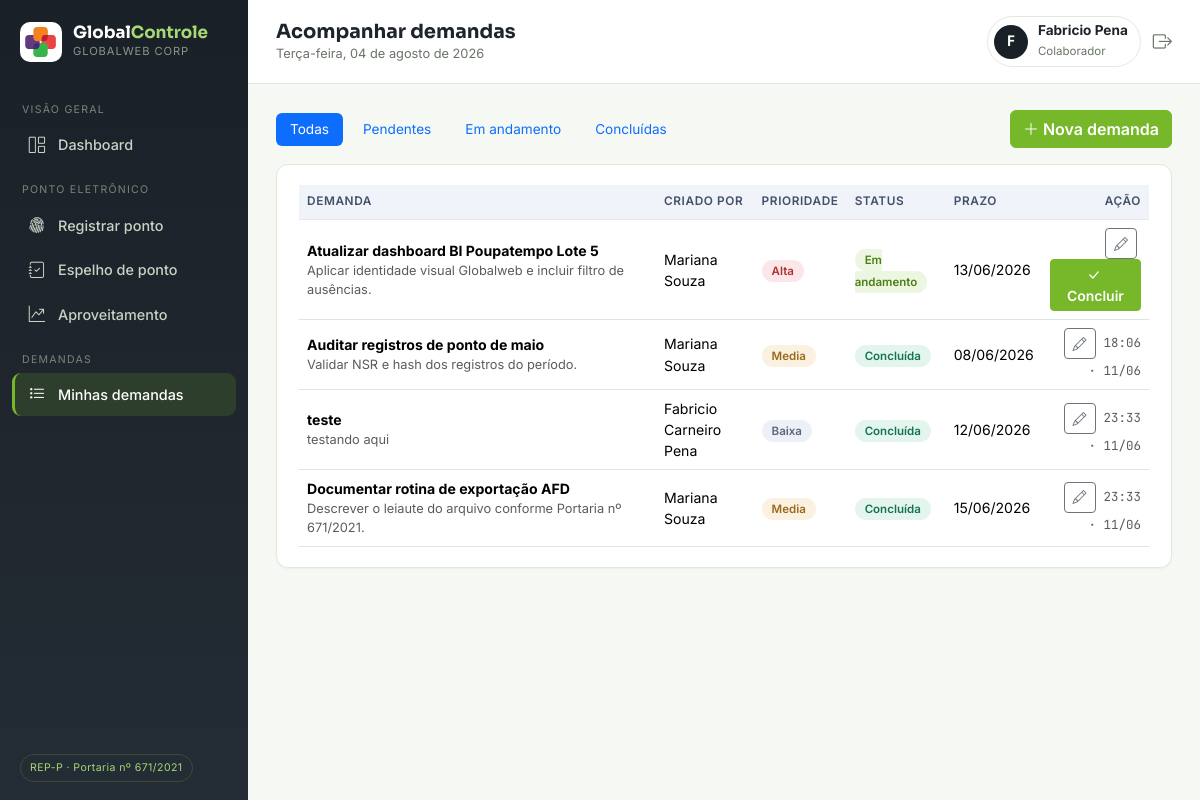
Screenshot of /demandas (signed in) with the database file from the repository.
### tables this page shows
CREATE TABLE DBUsuario (
    id_usuario    INTEGER PRIMARY KEY AUTOINCREMENT,
    nome          VARCHAR(150) NOT NULL,
    email         VARCHAR(150) NOT NULL UNIQUE,
    cpf           VARCHAR(14)  NOT NULL,
    senha         VARCHAR(255) NOT NULL,
    perfil        VARCHAR(20)  NOT NULL CHECK (perfil IN ('colaborador','gestor','admin')),
    ativo         BOOLEAN      NOT NULL DEFAULT 1,
    data_cadastro DATETIME     NOT NULL DEFAULT CURRENT_TIMESTAMP
);

CREATE TABLE DBDemanda (
    id_demanda     INTEGER PRIMARY KEY AUTOINCREMENT,
    titulo         VARCHAR(200) NOT NULL,
    descricao      TEXT,
    prioridade     VARCHAR(10)  NOT NULL CHECK (prioridade IN ('baixa','media','alta')),
    status         VARCHAR(20)  NOT NULL DEFAULT 'pendente'
                   CHECK (status IN ('pendente','andamento','concluida')),
    prazo          DATE,
    id_responsavel INTEGER NOT NULL REFERENCES DBUsuario(id_usuario),
    id_criador      INTEGER NOT NULL REFERENCES DBUsuario(id_usuario),
    data_criacao   DATETIME NOT NULL DEFAULT CURRENT_TIMESTAMP,
    data_conclusao DATETIME
);

### app.py (the view, shortened to what this page needs)
@app.route('/demandas', methods=['GET', 'POST'])
@login_obrigatorio()
def demandas():
    db = get_db()
    uid = session['uid']
    filtro = request.args.get('status', 'todas')
    sql = ('SELECT d.*, g.nome AS criador FROM DBDemanda d '
           'JOIN DBUsuario g ON g.id_usuario=d.id_criador WHERE d.id_responsavel=?')
    args = [uid]
    if filtro != 'todas':
        sql += ' AND d.status=?'
        args.append(filtro)
    sql += " ORDER BY CASE d.status WHEN 'pendente' THEN 0 WHEN 'andamento' THEN 1 ELSE 2 END, d.prazo"
    return render_template('acompanhar_demandas.html',
                           demandas=db.execute(sql, args).fetchall(), filtro=filtro)

### app.py (called while the page is built)
def get_db():
    if 'db' not in g:
        g.db = sqlite3.connect(DB_PATH)
        g.db.row_factory = sqlite3.Row
        g.db.execute('PRAGMA foreign_keys = ON')
    return g.db

def login_obrigatorio(perfis=None):
    def deco(f):
        @wraps(f)
        def wrapper(*a, **kw):
            if 'uid' not in session:
                return redirect(url_for('login'))
            if perfis and session.get('perfil') not in perfis:
                flash('Acesso restrito ao seu perfil.', 'warning')
                return redirect(url_for('dashboard'))
            return f(*a, **kw)
        return wrapper
    return deco

@app.context_processor
def inject_globais():
    DIAS = ['segunda-feira', 'terça-feira', 'quarta-feira', 'quinta-feira',
            'sexta-feira', 'sábado', 'domingo']
    MESES = ['janeiro', 'fevereiro', 'março', 'abril', 'maio', 'junho', 'julho',
             'agosto', 'setembro', 'outubro', 'novembro', 'dezembro']
    agora = datetime.now()
    data_pt = f'{DIAS[agora.weekday()]}, {agora.day:02d} de {MESES[agora.month - 1]} de {agora.year}'
    return {'agora': agora, 'data_extenso': data_pt, 'ROTULO_PONTO': ROTULO_PONTO}

### templates/acompanhar_demandas.html (shortened to what this page needs)
{% extends 'base.html' %}
{% block cabecalho %}Acompanhar demandas{% endblock %}
{% block conteudo %}
<div class="d-flex justify-content-between align-items-center mb-3" style="flex-wrap:wrap;gap:10px">
<ul class="nav nav-pills mb-0" style="gap:6px">
  {% for f, rotulo in [('todas','Todas'),('pendente','Pendentes'),('andamento','Em andamento'),('concluida','Concluídas')] %}
    <li class="nav-item">
      <a class="nav-link {{ 'active' if filtro == f }}" style="font-size:.85rem;padding:6px 14px"
         href="{{ url_for('demandas', status=f) }}">{{ rotulo }}</a>
    </li>
  {% endfor %}
</ul>
  <button class="btn btn-primary" data-bs-toggle="modal" data-bs-target="#mNovaD">
    <i class="bi bi-plus-lg me-1"></i>Nova demanda</button>
</div>
<div class="cartao">
  {% if demandas %}
  <div class="table-responsive">
    <table class="table">
      <thead><tr><th style="width:42%">Demanda</th><th>Criado por</th><th>Prioridade</th><th>Status</th><th>Prazo</th><th class="text-end">Ação</th></tr></thead>
      <tbody>
      {% for d in demandas %}
        <tr>
          <td>
            <strong>{{ d.titulo }}</strong>
            {% if d.descricao %}<div class="text-muted" style="font-size:.8rem">{{ d.descricao }}</div>{% endif %}
          </td>
          <td>{{ d.criador }}</td>
          <td><span class="selo selo-{{ d.prioridade }}">{{ d.prioridade|capitalize }}</span></td>
          <td><span class="selo selo-{{ d.status }}">{{ {'pendente':'Pendente','andamento':'Em andamento','concluida':'Concluída'}[d.status] }}</span></td>
          <td>{{ d.prazo[8:] ~ '/' ~ d.prazo[5:7] ~ '/' ~ d.prazo[:4] if d.prazo else '—' }}</td>
          <td class="text-end">
            <button class="btn btn-sm btn-outline-secondary me-1" data-bs-toggle="modal"
                    data-bs-target="#mEdD{{ d.id_demanda }}" title="Editar"><i class="bi bi-pencil"></i></button>
            {% if d.status == 'pendente' %}
              <form method="post" class="d-inline"><input type="hidden" name="acao" value="avancar"><input type="hidden" name="id" value="{{ d.id_demanda }}">
                <button class="btn btn-sm btn-outline-primary"><i class="bi bi-play-fill me-1"></i>Iniciar</button></form>
            {% elif d.status == 'andamento' %}
              <form method="post" class="d-inline"><input type="hidden" name="acao" value="avancar"><input type="hidden" name="id" value="{{ d.id_demanda }}">
                <button class="btn btn-sm btn-primary"><i class="bi bi-check-lg me-1"></i>Concluir</button></form>
            {% else %}
              <span class="text-muted mono" style="font-size:.78rem">{{ d.data_conclusao[11:16] if d.data_conclusao }} · {{ d.data_conclusao[8:10] ~ '/' ~ d.data_conclusao[5:7] if d.data_conclusao }}</span>
            {% endif %}
          </td>
        </tr>
      {% endfor %}
      </tbody>
    </table>
  </div>
  {% else %}
    <div class="vazio"><i class="bi bi-inbox"></i>Nenhuma demanda neste filtro.</div>
  {% endif %}
</div>
{% endblock %}

### templates/base.html (shortened to what this page needs)
<!DOCTYPE html>
<html lang="pt-BR">
<head>
  <link href="{{ url_for('static', filename='vendor/bootstrap/bootstrap.min.css') }}" rel="stylesheet">
  <link href="{{ url_for('static', filename='vendor/bootstrap-icons/bootstrap-icons.min.css') }}" rel="stylesheet">
  <link href="{{ url_for('static', filename='vendor/fontes.css') }}" rel="stylesheet">
  <link href="{{ url_for('static', filename='css/style.css') }}" rel="stylesheet">
</head>
<body>
<div class="layout">
  <aside class="sidebar">
    <div class="marca">
      <img src="{{ url_for('static', filename='img/marca_globalweb.png') }}" alt="Globalweb" class="marca-img">
      <div>
        <div class="marca-nome">Global<span>Controle</span></div>
        <div class="marca-sub">Globalweb Corp</div>
      </div>
    </div>
    <nav class="nav-modulos">
      <div class="nav-grupo">Visão geral</div>
      <a href="{{ url_for('dashboard') }}" class="{{ 'ativo' if request.endpoint=='dashboard' }}">
        <i class="bi bi-grid-1x2"></i> Dashboard</a>
      <div class="nav-grupo">Ponto eletrônico</div>
      <a href="{{ url_for('ponto') }}" class="{{ 'ativo' if request.endpoint=='ponto' }}">
        <i class="bi bi-fingerprint"></i> Registrar ponto</a>
      <a href="{{ url_for('espelho') }}" class="{{ 'ativo' if request.endpoint=='espelho' }}">
        <i class="bi bi-journal-check"></i> Espelho de ponto</a>
      <a href="{{ url_for('aproveitamento') }}" class="{{ 'ativo' if request.endpoint=='aproveitamento' }}">
        <i class="bi bi-graph-up-arrow"></i> Aproveitamento</a>
      <div class="nav-grupo">Demandas</div>
      <a href="{{ url_for('demandas') }}" class="{{ 'ativo' if request.endpoint=='demandas' }}">
        <i class="bi bi-list-task"></i> Minhas demandas</a>
    </nav>
    <div class="sidebar-rodape">
      <span class="selo-rep">REP-P · Portaria nº 671/2021</span>
    </div>
  </aside>
  <div class="principal">
    <header class="topo">
      <div>
        <h1 class="topo-titulo">{% block cabecalho %}{% endblock %}</h1>
        <div class="topo-data">{{ data_extenso|capitalize }}</div>
      </div>
      <div class="topo-usuario">
        <a href="{{ url_for('perfil') }}" class="chip-usuario">
          <span class="avatar">{{ session.nome[:1] }}</span>
          <span>
            <strong>{{ session.nome.split(' ')[0] }} {{ session.nome.split(' ')[-1] }}</strong>
            <small>{{ {'colaborador':'Colaborador','gestor':'Gestor','admin':'Administrador'}[session.perfil] }}</small>
          </span>
        </a>
        <a href="{{ url_for('logout') }}" class="btn-sair" title="Encerrar sessão">
          <i class="bi bi-box-arrow-right"></i></a>
      </div>
    </header>
    <main class="conteudo">
      {% block conteudo %}{% endblock %}
    </main>
  </div>
</div>
</body>
</html>

### static/css/style.css (style rules this page uses)
:root { --navy: #1A2027; --navy-2: #242C35; --azul: #76B82A; --azul-claro: #EDF6E1; --verde: #1E8E5A; --ambar: #E8A13D; --vermelho: #D64545; --fundo: #F6F8F4; --superficie: #FFFFFF; --texto: #1E242B; --texto-suave: #6A7468; --borda: #E4E9E0; --raio: 12px; }
* { box-sizing: border-box; }
body { margin: 0; background: var(--fundo); color: var(--texto); font-family: 'Inter', system-ui, sans-serif; font-size: 14.5px; }
h1,h2,h3,h4,h5 { font-family: 'Sora', sans-serif; }
.mono { font-family: 'JetBrains Mono', monospace; font-size: .82rem; }
.layout { display: flex; min-height: 100vh; }
.sidebar { width: 248px; flex-shrink: 0; background: linear-gradient(180deg, var(--navy) 0%, var(--navy-2) 100%); color: #C9D2C4; display: flex; flex-direction: column; position: sticky; top: 0; height: 100vh; }
.marca { display: flex; align-items: center; gap: 11px; padding: 22px 20px 18px; }
.marca-img { width: 42px; height: 40px; object-fit: contain; background: #FFFFFF; border-radius: 10px; padding: 5px; }
.marca-nome { font-family: 'Sora'; font-weight: 700; color: #fff; font-size: 1.05rem; line-height: 1.1; }
.marca-nome span { color: #A6D873; }
.marca-sub { font-size: .7rem; letter-spacing: .08em; text-transform: uppercase; color: #8B958B; }
.nav-modulos { padding: 6px 12px; flex: 1; overflow-y: auto; }
.nav-grupo { font-size: .66rem; letter-spacing: .12em; text-transform: uppercase; color: #7B857A; margin: 16px 10px 6px; }
.nav-modulos a { display: flex; align-items: center; gap: 11px; padding: 9px 12px; margin: 2px 0; color: #C9D2C4; text-decoration: none; border-radius: 9px; font-size: .9rem; font-weight: 500; border-left: 3px solid transparent; }
.nav-modulos a i { font-size: 1.02rem; width: 20px; text-align: center; }
.nav-modulos a.ativo { background: rgba(118,184,42,.16); color: #fff; border-left-color: var(--azul); }
.sidebar-rodape { padding: 14px 20px 18px; }
.selo-rep { display: inline-block; font-size: .66rem; letter-spacing: .04em; color: #A6D873; border: 1px solid #3C4A35; padding: 5px 9px; border-radius: 99px; }
.principal { flex: 1; min-width: 0; display: flex; flex-direction: column; }
.topo { background: var(--superficie); border-bottom: 1px solid var(--borda); padding: 16px 28px; display: flex; align-items: center; justify-content: space-between; }
.topo-titulo { font-size: 1.22rem; font-weight: 700; margin: 0; }
.topo-data { color: var(--texto-suave); font-size: .8rem; }
.topo-usuario { display: flex; align-items: center; gap: 12px; }
.chip-usuario { display: flex; align-items: center; gap: 10px; text-decoration: none; color: inherit; padding: 6px 12px 6px 6px; border: 1px solid var(--borda); border-radius: 99px; }
.chip-usuario strong { display: block; font-size: .85rem; line-height: 1.15; }
.chip-usuario small { color: var(--texto-suave); font-size: .72rem; }
.avatar { width: 34px; height: 34px; border-radius: 50%; background: var(--navy); color: #fff; font-weight: 600; display: grid; place-items: center; font-family: 'Sora'; }
.btn-sair { color: var(--texto-suave); font-size: 1.2rem; }
.conteudo { padding: 26px 28px 40px; }
.cartao { background: var(--superficie); border: 1px solid var(--borda); border-radius: var(--raio); padding: 20px 22px; box-shadow: 0 1px 2px rgba(16,33,58,.04); }
.table { font-size: .88rem; margin-bottom: 0; }
.table thead th { background: #F0F3F9; color: #44506B; font-weight: 600; font-size: .74rem; text-transform: uppercase; letter-spacing: .05em; border-bottom: 1px solid var(--borda); }
.table td { vertical-align: middle; }
.selo { font-size: .72rem; font-weight: 600; padding: 4px 10px; border-radius: 99px; }
.selo-andamento { background: var(--azul-claro); color: #4C7E16; }
.selo-concluida { background: #E4F5EE; color: #137453; }
.selo-alta { background: #FBE7E7; color: #B03030; }
.selo-media { background: #FBF1E0; color: #9A6A1B; }
.selo-baixa { background: #EDF0F6; color: #5A6680; }
.btn-primary { background: var(--azul); border-color: var(--azul); font-weight: 600; }

### rows the page displays
DBUsuario: perfil "Colaborador"
DBDemanda: titulo "Atualizar dashboard BI Poupatempo Lote 5", descricao "Aplicar identidade visual Globalweb e incluir filtro de ausências.", criador "Mariana Souza", prioridade "Alta", status "Em andamento", prazo "13/06/2026"
DBDemanda: titulo "Auditar registros de ponto de maio", descricao "Validar NSR e hash dos registros do período.", criador "Mariana Souza", prioridade "Media", status "Concluída", prazo "08/06/2026", data_conclusao "18:06", data_conclusao "11/06"
DBDemanda: titulo "teste", descricao "testando aqui", criador "Fabricio Carneiro Pena", prioridade "Baixa", status "Concluída", prazo "12/06/2026", data_conclusao "23:33", data_conclusao "11/06"
DBDemanda: titulo "Documentar rotina de exportação AFD", descricao "Descrever o leiaute do arquivo conforme Portaria nº 671/2021.", criador "Mariana Souza", prioridade "Media", status "Concluída", prazo "15/06/2026", data_conclusao "23:33", data_conclusao "11/06"

### other values shown
{{ data_extenso|capitalize }} "Terça-feira, 04 de agosto de 2026"
{{ session.nome[:1] }} "F"
{{ session.nome.split(' ')[0] }} "Fabricio"
{{ session.nome.split(' ')[-1] }} "Pena"
{{ rotulo }} "Todas" "Pendentes" "Em andamento" "Concluídas"
